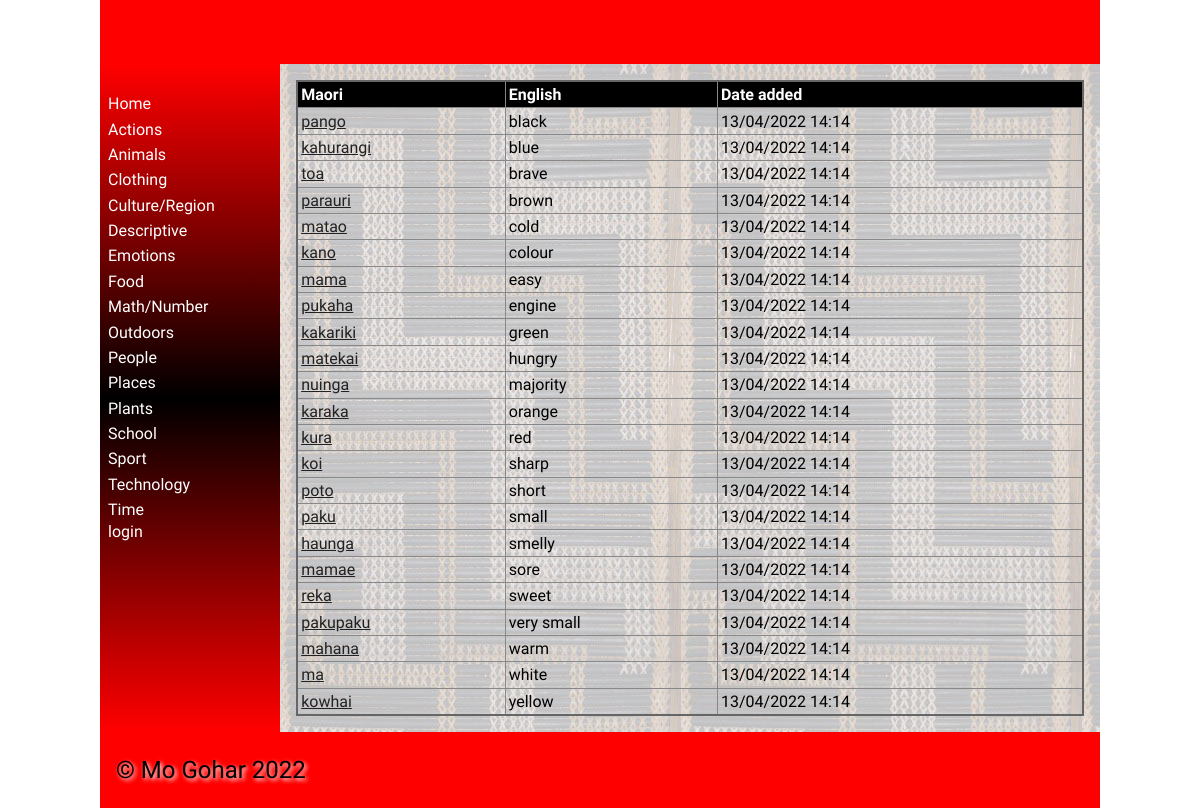
The page /category/5 on the database its author committed.
### tables this page shows
CREATE TABLE categories
(
	id integer
		constraint categories_pk
			primary key autoincrement,
	category_name integer
);

CREATE TABLE vocab
(
	id integer
		constraint vocab_pk
			primary key autoincrement,
	Maori varchar(30),
	English varchar(30),
	cat_id integer,
	definition varchar(30),
	level integer,
	image varchar(60),
	date datetime
);

### app.py (the view, shortened to what this page needs)
@app.route('/category/<cat_id>', methods=['GET', 'POST'])
def render_list(cat_id):
        return render_template('category.html', categories=categories(), vocab_list=vocab(), cat_id=int(cat_id)
                               , logged_in=is_logged_in(), teacher=is_teacher())

### app.py (called while the page is built)
def create_connection(db_file):
    try:
        connection = sqlite3.connect(db_file)
        return connection
    except Error as e:
        print(e)
    return None

def categories():
    query = "SELECT id, category_name FROM categories"
    con = create_connection(DATABASE)
    cur = con.cursor()
    cur.execute(query)
    category_list = cur.fetchall()
    con.close()
    return category_list

def vocab():
    query = "SELECT * FROM vocab"
    con = create_connection(DATABASE)
    cur = con.cursor()
    cur.execute(query)
    vocab_list = cur.fetchall()
    con.close()
    return vocab_list

def is_logged_in():
    if session.get("email") is None:
        print("not logged in")
        return False
    else:
        print("logged in")
        return True

def is_teacher():
    if session.get("isadmin"):
        print("teacher")
        return True
    else:
        print("student")
        return False

### templates/category.html (shortened to what this page needs)
{% extends "base.html" %}
{% block main %}
    <table>
        <tr>
            <th>Maori</th>
            <th>English</th>
            <th>Date added</th>
        </tr>
         <tbody>
            {% for vocab in vocab_list %}
                {% if vocab[3] == cat_id %}
                    <tr>
                        <td><a href="/word/{{ vocab[0] }}">{{ vocab[1] }}</td>
                        <td>{{ vocab[2] }}</td>
                        <td>{{ vocab[7] }}</td>
                    </tr>
                {% endif %}
            {% endfor %}
        </tbody>
    </table>
{% endblock %}

### templates/base.html (shortened to what this page needs)
<!doctype html>
<html lang="en">
<head>
	<link href="{{ url_for('static', filename='css/style.css') }}" rel="stylesheet">
</head>
<body>
	<div id="container">
		<header>
			<h1>{% block heading %}{% endblock %}</h1>
		</header>
		<nav>
			<ul>
				<li><a href="/">Home</a></li>
				<div class ="category">
					{% for category in categories %}
						<div class ="category-box">
							<li><a href="/category/{{ category[0] }}">{{ category[1] }}</a></li>
						</div>
					{% endfor %}
				</div>
				{% if logged_in %}
					<a href="/logout">logout</a>
				{% else %}
            		<a href="/login">login</a>
				{% endif %}
			</ul>
		</nav>
		<main>
            {% block main%}{% endblock %}
        </main>
		<footer>
			<p>
				&copy; Mo Gohar 2022
			</p>
		</footer>
	</div>
</body>
</html>

### static/css/style.css (style rules this page uses)
* { font-family: Comfortaa, sans-serif; margin: 0; padding: 0; box-sizing: border-box; }
#container { display: grid; grid-template-columns: 75px auto; grid-template-areas: 'nav header' 'main main' 'footer footer'; }
header { grid-area: header; background-color: #f00; padding: 1rem; }
nav { grid-area: nav; }
main { grid-area: main; padding: 1rem; background-color: #edd; }
h1, h2, h3, h4 { padding: 1rem 0; font-family: 'Suez One', serif; color: #000; text-shadow: 2px 2px 4px #fff; }
p { padding: 0.5rem 0; }
a { color: #222; }
table { width: 100%; border: 2px solid #666; border-collapse: collapse; }
th, td { border: 1px solid #888; padding: 0.2rem; text-align: left; }
th { background-color: #000; color: #fff; }
footer { grid-area: footer; padding: 1rem; background-color: #f00; }
footer p { color: #000; text-shadow: 2px 2px 4px #fff; font-size: 1.5rem; }
@media only screen and (min-width: 768px) { #container { grid-template-columns: 180px auto; grid-template-areas: 'header header' 'nav main' 'footer footer'; } }
@media only screen and (min-width: 768px) { nav { background: linear-gradient(180deg, rgba(255,0,0,1) 0%, rgba(0, 0, 0, 1) 50%, rgba(255,0,0,1) 100%); padding: 0.5rem; } }
@media only screen and (min-width: 768px) { nav ul { list-style: none; } }
@media only screen and (min-width: 768px) { nav li { padding: 0.2rem 0; } }
@media only screen and (min-width: 768px) { nav a { color: #fff; text-decoration: none; } }
@media only screen and (min-width: 768px) { main { background-image: url('/poutama.jpg'); } }
@media only screen and (min-width: 1000px) { #container { width: 1000px; margin: auto; } }

### rows shown on the page
categories: category_name "Actions"
categories: category_name "Animals"
categories: category_name "Clothing"
categories: category_name "Culture/Region"
categories: category_name "Descriptive"
categories: category_name "Emotions"
categories: category_name "Food"
categories: category_name "Math/Number"
categories: category_name "Outdoors"
categories: category_name "People"
categories: category_name "Places"
categories: category_name "Plants"
categories: category_name "School"
categories: category_name "Sport"
categories: category_name "Technology"
categories: category_name "Time"
vocab: Maori "pango", English "black", date "13/04/2022 14:14"
vocab: Maori "kahurangi", English "blue", date "13/04/2022 14:14"
vocab: Maori "toa", English "brave", date "13/04/2022 14:14"
vocab: Maori "parauri", English "brown", date "13/04/2022 14:14"
vocab: Maori "matao", English "cold", date "13/04/2022 14:14"
vocab: Maori "kano", English "colour", date "13/04/2022 14:14"
vocab: Maori "mama", English "easy", date "13/04/2022 14:14"
vocab: Maori "pukaha", English "engine", date "13/04/2022 14:14"
vocab: Maori "kakariki", English "green", date "13/04/2022 14:14"
vocab: Maori "matekai", English "hungry", date "13/04/2022 14:14"
vocab: Maori "nuinga", English "majority", date "13/04/2022 14:14"
vocab: Maori "karaka", English "orange", date "13/04/2022 14:14"
vocab: Maori "kura", English "red", date "13/04/2022 14:14"
vocab: Maori "koi", English "sharp", date "13/04/2022 14:14"
vocab: Maori "poto", English "short", date "13/04/2022 14:14"
vocab: Maori "paku", English "small", date "13/04/2022 14:14"
vocab: Maori "haunga", English "smelly", date "13/04/2022 14:14"
vocab: Maori "mamae", English "sore", date "13/04/2022 14:14"
vocab: Maori "reka", English "sweet", date "13/04/2022 14:14"
vocab: Maori "pakupaku", English "very small", date "13/04/2022 14:14"
vocab: Maori "mahana", English "warm", date "13/04/2022 14:14"
vocab: Maori "ma", English "white", date "13/04/2022 14:14"
vocab: Maori "kowhai", English "yellow", date "13/04/2022 14:14"
